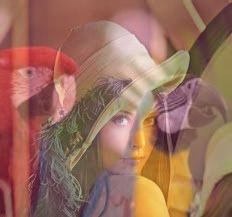

Source code (Python):
import cv2
# import numpy as np
# import matplotlib.pyplot as plt


img1 = cv2.imread("./img/lenna.jpeg")
img2 = cv2.imread("./img/Parrots.jpg")
img2 = cv2.resize(img2, img1.shape[1::-1])

# dst = cv2.addWeighted(src1, alpha, src2, beta, gamma[, dst[, dtype]])
# dst = src1 * alpha + src2 * beta + gamma
out = cv2.addWeighted(img1, 0.5, img2, 0.5, 0)

cv2.imwrite('./Alpha_Blending/alpha_blend.png', out)
